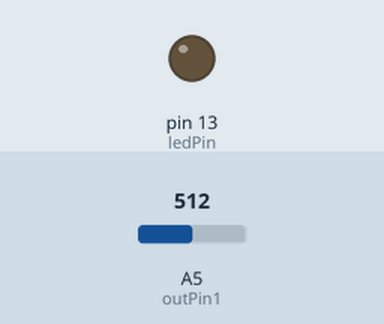
Simulated run of this sketch. Board: Arduino Uno, built with avr-gcc and run on an emulated ATmega328P. Shown: output pins drawn as LEDs (lit = HIGH). The inputs (shaded band) are chosen by the test bench; at power-on: A5 (outPin1) = 512. What the sketch prints to the serial monitor is not drawn.

Above: at 0.47 s.
At 37.45 s:
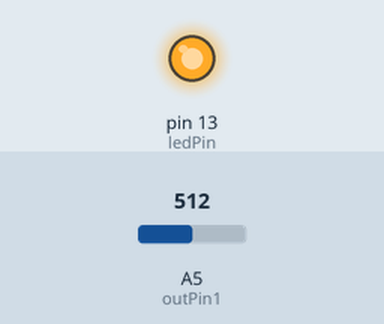
Timing chart, 0 to 40.0 s (numbered marks = the images above):
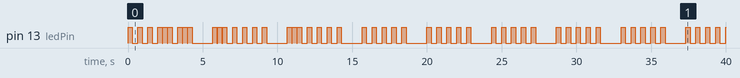

Measured:
- by itself, pin 13 (ledPin): LOW → HIGH at 0.00 s, → LOW 0.28 s later, → HIGH 0.38 s later, → LOW 0.28 s later, … (105 changes in this stretch)

The sketch:

UncleMorris.ino
```cpp
/*
  Great Uncle Morris' Great Morse Mystery
  Morse code info: https://en.wikipedia.org/wiki/Morse_code#/media/File:International_Morse_Code.svg

  this program outputs a certain task on the LED light in morse code,
  it takes in a certain input on the pins,
  and moves onto the next task if the input is satisfied

  International Morse code is composed of five elements:

  short mark, dot or "dit" (▄): "dot duration" is one time unit long
  longer mark, dash or "dah" (▄▄▄): three time units long
  inter-element gap between the dots and dashes within a character: one dot duration or one unit long
  short gap (between letters): three time units long
  medium gap (between words): seven time units long
*/

//36 alphanumeric numbers, 0 for dot, 1 for dash, letters then numbers
char morseCodeKey [36][7] = {"01 ", "1000 ", "1010 ", "100 ", "0 ", "0010 ", // abcdef
                             "110 ", "0000 ", "00 ", "0111 ", "101 ", "0100 ", // ghijkl
                             "11 ", "10 ", "111 ", "0110 ", "1101 ", "010 ", // mnopqr
                             "000 ", "1 ", "001 ", "0001 ", "011 ", "1001 ", // stuvwx
                             "1011 ", "1100 ", // yz
                             "01111 ", "00111 ", "00011 ", "00001 ", "00000 ", // 01234
                             "10000 ", "11000 ", "11100 ", "11110 ", "11111 "
                            };// 56789

//int thermo = A0;
//int photo = A3;

//  messages MUST BE lowercase alphanumeric, these are the task
char message[6][30] = {"255", "31", "250",
                       "32 and 8", "300 and 100", "you did it"
                      };


int task = 0; //which task are we on

int ledPin = 13;
int unitTime = 333;  //in ms
int bufferTime = 50;  //in ms
size_t letterCount = sizeof(message[task]); //amount of letters in current message
int letterIndex = 0; // index  of current letter in message

void setup()
{
  pinMode(ledPin, OUTPUT);
  Serial.begin(9600);
}

void loop()
{
  //index for morse code letter in key
  int keyIndex;

  //current character
  char morseChar = message[task][letterIndex];

  Serial.print(morseChar); //print for debugging
  //checks if space of alphabetic
  if (morseChar == ' ') {
    //the space between each word
    //sums to 7 time units when added to the letter space in program
    delayTime(4, LOW);
  } else if (morseChar < '9') {
    keyIndex = morseChar - '0' + 26;//offset for 26 letters first
  } else {
    keyIndex = morseChar - 'a';
  }

  //for every dot/dash, light the led accordingly checking the input each time
  for (int i = 0; i < 5 && morseChar != ' '; ++i) {
    if (morseCodeKey[keyIndex][i] == ' ') {
      i = 5;
    } else if (morseCodeKey[keyIndex][i] == '1') {
      Serial.print("-");

      //makes led dash for 3 time units
      //makes a small flash and checks sensors between each time unit
      delayTime(3, HIGH);

      //the space between each dot/dash in a letter
      //lasts one time unit
      delayTime(1, LOW);

    } else {
      Serial.print(".");
      //makes led dot for 1 time unit, checking sensors in the process
      delayTime(1, HIGH);

      //the space between each dot/dash in a letter
      //lasts one time unit
      delayTime(1, LOW);
    }
  }

  //increment to next letter in message
  letterIndex = (letterIndex + 1) % letterCount;

  //the space between each letter
  //lasts 3 time units
  delayTime(3, LOW);
  Serial.println();
}

void checkSensors() {

  //initialize case variables outside of case
  //int avail;
  //int thermoTarget;
  //int incomingByte;
  //int photoTarget;
  //int targetRange;
  int readOutput1; // Output of circuit designed by student, read on pin A5
  int readOutput2; // Output of circuit designed by student, read on pin A4
  int answer1; // Value between 0 and 1024. Task is passed if readOutput1 == answer1
  int answer2; // Value between 0 and 1024. Task is passed if readOutput1 == answer1 && readOutput2 == answer2
  int outPin1 = A5;
  int outPin2 = A4;
  bool printOutput = false; //If = TRUE, print values of readOutput1 and readOutput2
  //Serial.print("task = ");
  //Serial.print(task);

  //Students try to get readOutput = answer. Output1 read on A5, Output2 read on A4
  switch ( task ) {

    //task+=4;
    case 0: //BASIC VOLTAGE DIVISION
      answer1 = 255; // Vmax/4. Only worked when answer1 = 162 for some reason.
      readOutput1 = analogRead(outPin1);
      if (printOutput)
        Serial.println(readOutput1);
      if ((readOutput1 > answer1 - 2) && (readOutput1 < answer1 + 2)) {
        Serial.print("Task 1 passed! :D");
        task++;
        letterIndex = 0;
        letterCount = sizeof(message[task]);
      }
      break;


    case 1: //THERMISTOR TASK
      answer1 = 31;
      readOutput1 = analogRead(outPin1);
      if (printOutput)
        Serial.println(readOutput1);
      if (readOutput1 == answer1) {
        Serial.print("Task 2 passed! XD");
        task++;
        letterIndex = 0;
        letterCount = sizeof(message[task]);
      }
      break;

    case 2: //PHOTORESISTOR TASK - Use green light of arduino or make LED circuit
      answer1 = 250;
      readOutput1 = analogRead(outPin1);
      if (printOutput)
        Serial.println(readOutput1);
      if ((readOutput1 > answer1 - 5) && (readOutput1 < answer1 +5)) {
        Serial.print("Task 3 passed! Nice!!");
        task++;
        letterIndex = 0;
      }
      break;

    case 3: //VOLTAGE DIVISION + THERMISTOR
      answer1 = 32; //Obtain this voltage with thermistor probably
      answer2 = 8;
      readOutput1 = analogRead(outPin1);
      readOutput2 - analogRead(outPin2);
      if (printOutput){
      Serial.print("A5 = ");
      Serial.print(readOutput1);
      Serial.print(", A4 = ");
      Serial.println(readOutput2);
      }
      if (readOutput1 == answer1 && readOutput2 == answer2) {
        Serial.print("Task 4 passed! YOU'RE AWESOME!!!");
        task++;
        letterIndex = 0;
        letterCount = sizeof(message[task]);
      }
      break;

    case 4: //VOLTAGE DIVISION + PHOTORESISTOR
      answer1 = 300;
      answer2 = 100;
      readOutput1 = analogRead(outPin1);
      readOutput2 = analogRead(outPin2);
      if (printOutput){
      Serial.print("A5 = ");
      Serial.print(readOutput1);
      Serial.print(", A4 = ");
      Serial.println(readOutput2);
      }
      if ((readOutput1 > answer1 - 5) && (readOutput1 < answer1 + 5) &&
          (readOutput2 > answer2 - 5) && (readOutput2 > answer2 + 5) ) {
        Serial.print("Task 5 passed! YOU'RE THE GREATEST!!!!");
        task++;
        letterIndex = 0;
      }
      break;
  }
}

void delayTime(size_t times, int logicLevel) {
  for (size_t j = 0; j < times; j++) {
    checkSensors();
    digitalWrite(ledPin, logicLevel);
    delay(unitTime - bufferTime);
    digitalWrite(ledPin, LOW);
    delay(bufferTime);
  }
}
```
